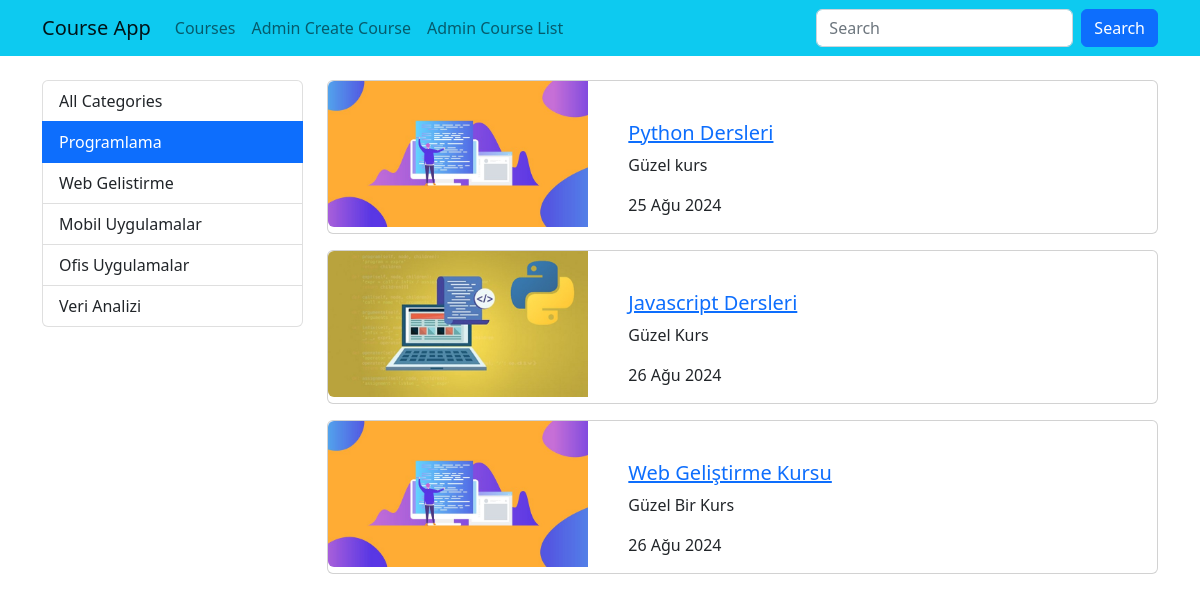
Before: /courses/category/programlama with the older database file.
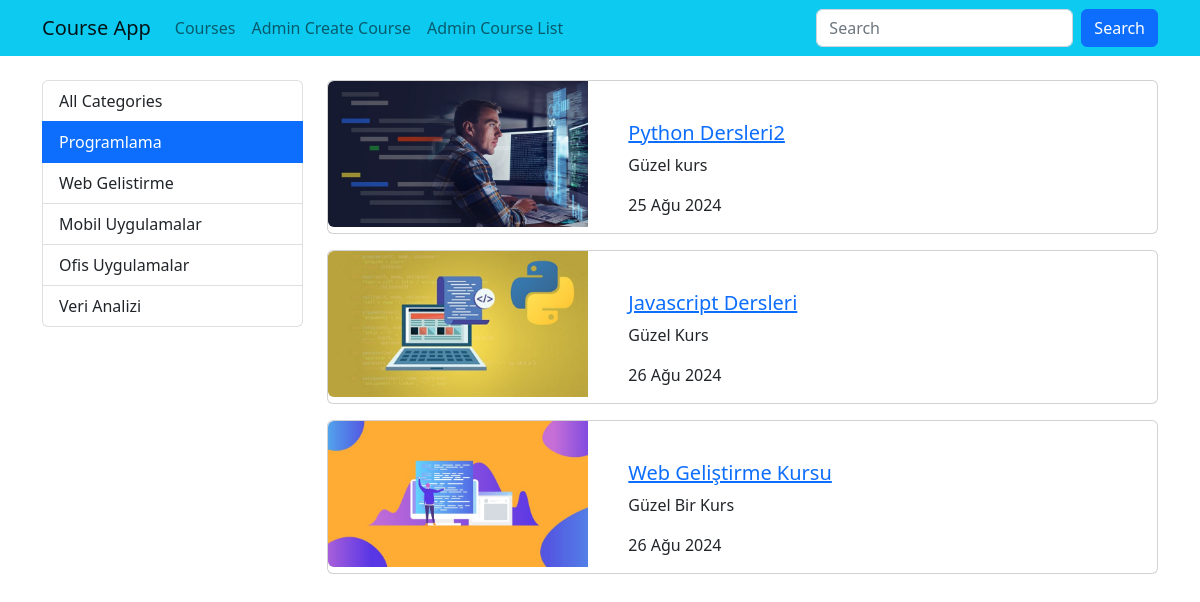
After: the same page with the newer database file.
### courses/models.py (models this page shows, shortened)
class Course(models.Model):
    title = models.CharField(max_length=50)
    description =models.TextField()
    image = models.ImageField(upload_to="images",default="")
    date = models.DateField(auto_now_add=True)
    isActive = models.BooleanField(default=False)
    isHome = models.BooleanField(default=False)
    slug = models.SlugField(null=False,default="",unique=True, db_index=True,blank=True,editable=False)
    categories = models.ManyToManyField(Category,related_name="kurslar",blank=True)

### courses/views.py (the view)
# urls.py: path("category/<slug:slug>",views.getCoursesByCategoryName, name="courses_by_category"),
def getCoursesByCategoryName(request,slug):
    courses = Course.objects.filter(isActive=True, categories__slug = slug).order_by("date")
    category = Category.objects.all()
    paginator = Paginator(courses,3) # her sayfada 3 tane kurs gözüksün
    page = request.GET.get('page',1)
    page_obj = paginator.page(page)
    print(paginator.page_range)
    print("bu kadar sayfaya sığdı ", paginator.num_pages)# kaç sayfaya sığdı
    print("kaç tane kurs kaydı var ", paginator.count) #kaç sayfa olduğunu söyler
    print(page_obj.number)
    return render(request, "courses/list.html",{
        "page_obj":page_obj,
        "categories":category,
        "selected_category":slug
    })

### courses/templates/courses/list.html (shortened to what this page needs)
{% extends "layout.html" %}
{% load static %}
{% block css_files %}
    <link rel="stylesheet" href="{% static "/courses/css/style.css" %}">
{% endblock css_files %}
{% block content %}
    <div class="container">
        <div class="row mt-4">
            <div class="col-3">
                {% include "courses/partials/_categories.html" %}
            </div>
            <div class="col-9" >
                {% if page_obj.object_list|length == 0 %}
                    <div class="alert alert-warning">
                        No courses registered in this category
                    </div>
                {% else %}
                    {% for course in page_obj.object_list  %}
                        {% include "courses/partials/_course-card.html" %}
                    {% endfor %}
                {% endif %}
            </div>
        </div>
    </div>
{% endblock content %}

### courses/templates/courses/partials/_course-card.html
{% load static %}
<div class="card mb-3">
    <div class="row">
        <div class="col-4">
            <img class="img-fluid rounded-start" src="{{course.image.url}}" alt="{{course.title}}">
        </div>
        <div class="col-8 mt-4">
            <div class="card-body">
                <a href="{% url "course_detail" course.slug %}">
                    <h5 class="card-title">{{course.title | title}}</h5>
                </a>
                <p class="card-text">{{course.description | capfirst | truncatechars:20}}</p>
                <span>{{course.date | date:"SHORT_DATE_FORMAT" }}</span>
            </div>
        </div>
    </div>
</div>

Changed rows visible on the page:
changed Course "Güzel kurs": image: a different picture; title "Python Dersleri" → "Python Dersleri2"
